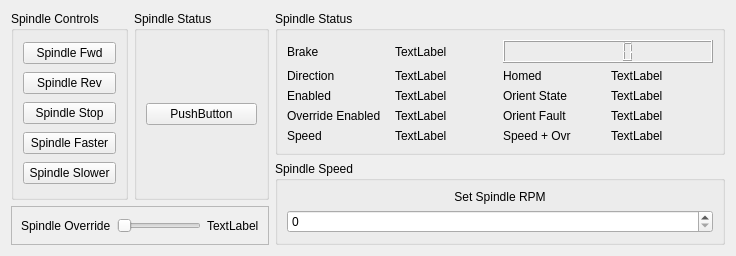
      <widget class="QWidget" name="tab_8">
       <attribute name="title">
        <string>Spindle</string>
       </attribute>
       <layout class="QGridLayout" name="gridLayout_22">
        <item row="0" column="3">
         <widget class="QGroupBox" name="groupBox_6">
          <property name="minimumSize">
           <size>
            <width>450</width>
            <height>0</height>
           </size>
          </property>
          <property name="title">
           <string>Spindle Status</string>
          </property>
          <layout class="QGridLayout" name="gridLayout_15">
           <item row="2" column="1">
            <widget class="QLabel" name="spindle_enabled_0_lb">
             <property name="text">
              <string>TextLabel</string>
             </property>
            </widget>
           </item>
           <item row="3" column="0">
            <widget class="QLabel" name="label_34">
             <property name="text">
              <string>Override Enabled</string>
             </property>
            </widget>
           </item>
           <item row="0" column="1">
            <widget class="QLabel" name="spindle_brake_0_lb">
             <property name="text">
              <string>TextLabel</string>
             </property>
            </widget>
           </item>
           <item row="3" column="1">
            <widget class="QLabel" name="spindle_override_enabled_0_lb">
             <property name="text">
              <string>TextLabel</string>
             </property>
            </widget>
           </item>
           <item row="0" column="0">
            <widget class="QLabel" name="label_18">
             <property name="text">
              <string>Brake</string>
             </property>
            </widget>
           </item>
           <item row="1" column="0">
            <widget class="QLabel" name="label_19">
             <property name="text">
              <string>Direction</string>
             </property>
            </widget>
           </item>
           <item row="2" column="0">
            <widget class="QLabel" name="label_20">
             <property name="text">
              <string>Enabled</string>
             </property>
            </widget>
           </item>
           <item row="1" column="1">
            <widget class="QLabel" name="spindle_direction_0_lb">
             <property name="text">
              <string>TextLabel</string>
             </property>
            </widget>
           </item>
           <item row="4" column="0">
            <widget class="QLabel" name="label_35">
             <property name="text">
              <string>Speed</string>
             </property>
            </widget>
           </item>
           <item row="4" column="1">
            <widget class="QLabel" name="spindle_speed_0_lb">
             <property name="text">
              <string>TextLabel</string>
             </property>
            </widget>
           </item>
           <item row="1" column="2">
            <widget class="QLabel" name="label_21">
             <property name="text">
              <string>Homed</string>
             </property>
            </widget>
           </item>
           <item row="1" column="3">
            <widget class="QLabel" name="spindle_homed_0_lb">
             <property name="text">
              <string>TextLabel</string>
             </property>
            </widget>
           </item>
           <item row="2" column="2">
            <widget class="QLabel" name="label_27">
             <property name="text">
              <string>Orient State</string>
             </property>
            </widget>
           </item>
           <item row="2" column="3">
            <widget class="QLabel" name="spindle_orient_state_0_lb">
             <property name="text">
              <string>TextLabel</string>
             </property>
            </widget>
           </item>
           <item row="3" column="2">
            <widget class="QLabel" name="label_24">
             <property name="text">
              <string>Orient Fault</string>
             </property>
            </widget>
           </item>
           <item row="3" column="3">
            <widget class="QLabel" name="spindle_orient_fault_0_lb">
             <property name="text">
              <string>TextLabel</string>
             </property>
            </widget>
           </item>
           <item row="4" column="2">
            <widget class="QLabel" name="label_33">
             <property name="text">
              <string>Speed + Ovr</string>
             </property>
            </widget>
           </item>
           <item row="4" column="3">
            <widget class="QLabel" name="spindle_cmd_speed_0_lb">
             <property name="text">
              <string>TextLabel</string>
             </property>
            </widget>
           </item>
           <item row="0" column="2" colspan="2">
            <widget class="QLCDNumber" name="spindle_speed_0_lcd"/>
           </item>
          </layout>
         </widget>
        </item>
        <item row="2" column="0" colspan="3">
         <widget class="QFrame" name="frame_5">
          <property name="frameShape">
           <enum>QFrame::StyledPanel</enum>
          </property>
          <property name="frameShadow">
           <enum>QFrame::Raised</enum>
          </property>
          <layout class="QGridLayout" name="gridLayout_21">
           <item row="0" column="0">
            <widget class="QLabel" name="label_25">
             <property name="text">
              <string>Spindle Override</string>
             </property>
            </widget>
           </item>
           <item row="0" column="1">
            <widget class="QSlider" name="spindle_override_sl">
             <property name="orientation">
              <enum>Qt::Horizontal</enum>
             </property>
            </widget>
           </item>
           <item row="0" column="2">
            <widget class="QLabel" name="spindle_override_0_lb">
             <property name="text">
              <string>TextLabel</string>
             </property>
            </widget>
           </item>
          </layout>
         </widget>
        </item>
        <item row="1" column="3" rowspan="2">
         <widget class="QGroupBox" name="groupBox_7">
          <property name="title">
           <string>Spindle Speed</string>
          </property>
          <layout class="QGridLayout" name="gridLayout_16">
           <item row="1" column="0">
            <widget class="QSpinBox" name="spindle_speed_sb">
             <property name="minimumSize">
              <size>
               <width>100</width>
               <height>0</height>
              </size>
             </property>
            </widget>
           </item>
           <item row="0" column="0">
            <widget class="QLabel" name="label_26">
             <property name="text">
              <string>Set Spindle RPM</string>
             </property>
             <property name="alignment">
              <set>Qt::AlignCenter</set>
             </property>
            </widget>
           </item>
          </layout>
         </widget>
        </item>
        <item row="0" column="0" rowspan="2">
         <widget class="QGroupBox" name="groupBox_5">
          <property name="title">
           <string>Spindle Controls</string>
          </property>
          <layout class="QGridLayout" name="gridLayout_14">
           <item row="2" column="0">
            <widget class="QPushButton" name="spindle_stop_pb">
             <property name="text">
              <string>Spindle Stop</string>
             </property>
            </widget>
           </item>
           <item row="4" column="0">
            <widget class="QPushButton" name="spindle_minus_pb">
             <property name="text">
              <string>Spindle Slower</string>
             </property>
            </widget>
           </item>
           <item row="0" column="0">
            <widget class="QPushButton" name="spindle_fwd_pb">
             <property name="text">
              <string>Spindle Fwd</string>
             </property>
            </widget>
           </item>
           <item row="3" column="0">
            <widget class="QPushButton" name="spindle_plus_pb">
             <property name="text">
              <string>Spindle Faster</string>
             </property>
            </widget>
           </item>
           <item row="1" column="0">
            <widget class="QPushButton" name="spindle_rev_pb">
             <property name="text">
              <string>Spindle Rev</string>
             </property>
            </widget>
           </item>
          </layout>
         </widget>
        </item>
        <item row="0" column="1" rowspan="2" colspan="2">
         <widget class="QGroupBox" name="groupBox_18">
          <property name="title">
           <string>Spindle Status</string>
          </property>
          <layout class="QGridLayout" name="gridLayout_37">
           <item row="0" column="0">
            <widget class="QPushButton" name="mdi_s_pb">
             <property name="text">
              <string>PushButton</string>
             </property>
            </widget>
           </item>
          </layout>
         </widget>
        </item>
       </layout>
      </widget>
